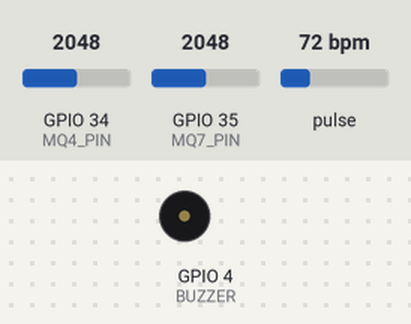
This sketch was run on a simulated ESP32. Shown: buzzer (waves = sounding, pin HIGH). The inputs (shaded band) are chosen by the test bench; at power-on: GPIO 34 (MQ4_PIN) = 2048, GPIO 35 (MQ7_PIN) = 2048, pulse 72 bpm. What the sketch prints to the serial monitor is not drawn.

Above: at 1.2 s.
1.3 s: GPIO 34 (MQ4_PIN) set to 2115
4.5 s: GPIO 34 (MQ4_PIN) set to 2047
10.5 s: GPIO 35 (MQ7_PIN) set to 1715
13.2 s: GPIO 35 (MQ7_PIN) set to 1602
At 15.7 s:
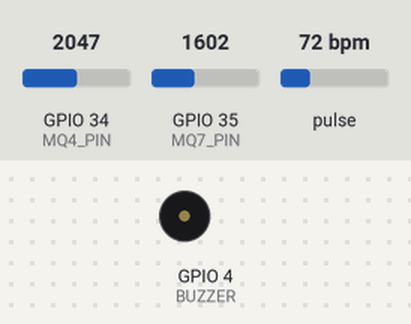
16.5 s: pulse set to 52 bpm
22.2 s: pulse set to 48 bpm
At 27.4 s:
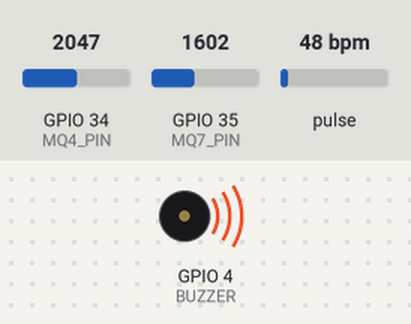
Timing chart, 0 to 31.5 s (numbered marks = the images above; inputs shaded):
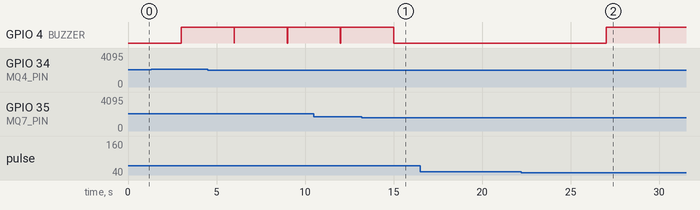

The sketch:

safe_bot.ino
```cpp
#include <Wire.h>
#include "MAX30105.h" // MAX30102 library (use MAX3010X)
#include "Adafruit_Sensor.h"
#include "heartRate.h"
#include <Ticker.h> // Built-in Library for ESP32
#include <SoftwareSerial.h>

#define MQ4_PIN 34 // Methane sensor (MQ-4) connected to GPIO 34
#define MQ7_PIN 35 // Carbon Monoxide sensor (MQ-7) connected to GPIO 35
#define BUZZER 4

#define METHANE_THRESHOLD 500 // ppm - Dangerous level
#define CO_THRESHOLD 400      // ppm - Dangerous level
#define BPM_LOW 50            // Low Heart Rate
#define BPM_HIGH 120          // High Heart Rate

SoftwareSerial HC12(18, 19); // HC-12 TX Pin, HC-12 RX Pinne MQ4_PIN  34  // Methane sensor (MQ-4) connected to GPIO 34
const char *ID = "S";

Ticker timer;                    // Create Ticker Object
volatile bool timerFlag = false; // Flag for Timer Trigger

MAX30105 particleSensor;

const byte RATE_SIZE = 4; // Increase this for more averaging. 4 is good.
byte rates[RATE_SIZE];    // Array of heart rates
byte rateSpot = 0;
long lastBeat = 0; // Time at which the last beat occurred

float beatsPerMinute;
int beatAvg;

unsigned long lastDataTime = 0; // Timer to track last received data
const unsigned long dataTimeout = 3000; // Timeout duration in milliseconds (5 seconds)

void timerISR()
{
  timerFlag = true; // Set the flag every second
  digitalWrite(BUZZER, LOW);

}

void setup()
{
  Serial.begin(115200);
  HC12.begin(9600);

  Wire.begin(); // Initialize I2C
  pinMode(BUZZER, OUTPUT);

  timer.attach(3.0, timerISR); // Call ISR every 1 second
  Serial.println("Timer Initialized");

  // Initialize MAX30102
  if (!particleSensor.begin(Wire, I2C_SPEED_STANDARD))
  {
    Serial.println("MAX30102 not found. Check connections!");
    while (1)
      ;
  }

  particleSensor.setup();                    // Configure sensor with default settings
  particleSensor.setPulseAmplitudeRed(0x0A); // Turn Red LED to low to indicate sensor is running
  particleSensor.setPulseAmplitudeGreen(0);  // Turn off Green LED
  Serial.println("Sensors initialized successfully!");
}

void loop()
{

  bool dataReceived = false;
  long irValue = particleSensor.getIR();

  // Measure heart rate
  if (irValue > 50000) // Check if finger is placed on the sensor
  {
    if (checkForBeat(irValue) == true)
    {
      // We sensed a beat!
      long delta = millis() - lastBeat;
      lastBeat = millis();

      beatsPerMinute = 60 / (delta / 1000.0);

      if (beatsPerMinute < 255 && beatsPerMinute > 20)
      {
        rates[rateSpot++] = (byte)beatsPerMinute; // Store this reading in the array
        rateSpot %= RATE_SIZE;                    // Wrap variable

        // Take average of readings
        beatAvg = 0;
        for (byte x = 0; x < RATE_SIZE; x++)
          beatAvg += rates[x];
        beatAvg /= RATE_SIZE;
      }
    }
    else
    {
      // No beat detected, but finger is still on the sensor
      // Calculate BPM based on time since the last beat
      long timeSinceLastBeat = millis() - lastBeat;
      if (timeSinceLastBeat > 2000) // If no beat for 2 seconds, assume BPM is 0
      {
        beatsPerMinute = 0;
        beatAvg = 0;
      }
    }
  }
  else
  {
    // Finger is not on the sensor
    beatsPerMinute = 0;
    beatAvg = 0;
  }

  if (timerFlag)
  {
    timerFlag = false; // Reset the flag

    // Read MQ-4 (Methane Gas)
    int mq4_value = analogRead(MQ4_PIN);
    float methane_concentration = map(mq4_value, 0, 4095, 0, 1000); // Rough ppm estimation

    // Read MQ-7 (Carbon Monoxide Gas)
    int mq7_value = analogRead(MQ7_PIN);
    float co_concentration = map(mq7_value, 0, 4095, 0, 1000); // Rough ppm estimation
    Serial.println("Timer Interrupt Triggered");

    // Print sensor values
    Serial.print("Methane (MQ-4): ");
    Serial.print(methane_concentration);
    Serial.println(" ppm");

    Serial.print("Carbon Monoxide (MQ-7): ");
    Serial.print(co_concentration);
    Serial.println(" ppm");
    HC12.print(ID);
    HC12.println(", "+String(methane_concentration)+", "+ String(co_concentration)+", " +String(beatAvg));
    Serial.println("----------------------");
    // Check Thresholds
    if (methane_concentration > METHANE_THRESHOLD)
    {
      Serial.println("🔥 ALERT: Methane Gas Detected!");
      HC12.print(ID);
      HC12.println("1");
      digitalWrite(BUZZER, HIGH);

    }
    else if (co_concentration > CO_THRESHOLD)
    {
      Serial.println("⚠️ ALERT: Carbon Monoxide Detected!");
      HC12.print(ID);
      HC12.println("2");
      digitalWrite(BUZZER, HIGH);

    }
    else if (beatAvg !=0 && (beatAvg > BPM_HIGH || beatAvg < BPM_LOW))
    {
      Serial.println("🚨 ALERT: Abnormal Heart Rate!");
      HC12.print(ID);
      HC12.println("3");
      digitalWrite(BUZZER, HIGH);
    }
  }
}
```

Measured:
- the behaviour switches between 51 and 50 bpm on pulse (found by bisection; images 1 and 2)
- after the input at 13.2 s, GPIO 4 (BUZZER): goes on until 15.0 s, then stays LOW
- after the input at 16.5 s, every drawn part: stays the same
- after the input at 22.2 s, GPIO 4 (BUZZER): LOW → HIGH after 4.8 s, → LOW 3.0 s later, → HIGH 0.02 s later
- by itself, GPIO 4 (BUZZER): alternates HIGH for 3.0 s and LOW for 0.01 s
